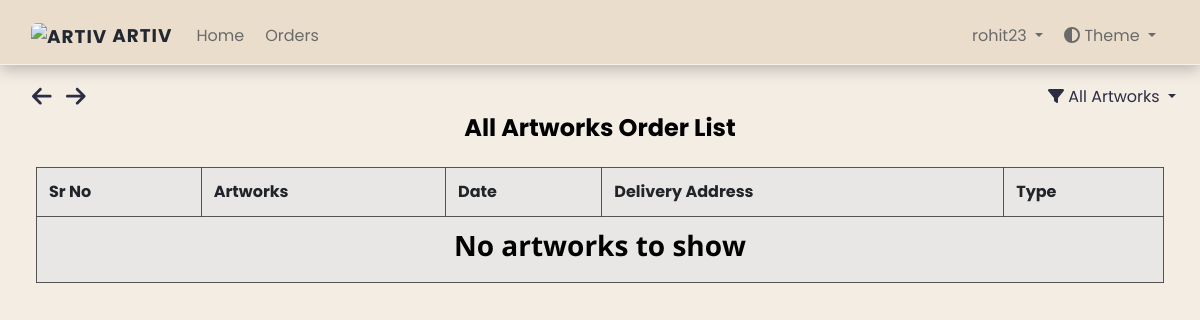
The page /dashboard/order/ (signed in) on the database as committed earlier.
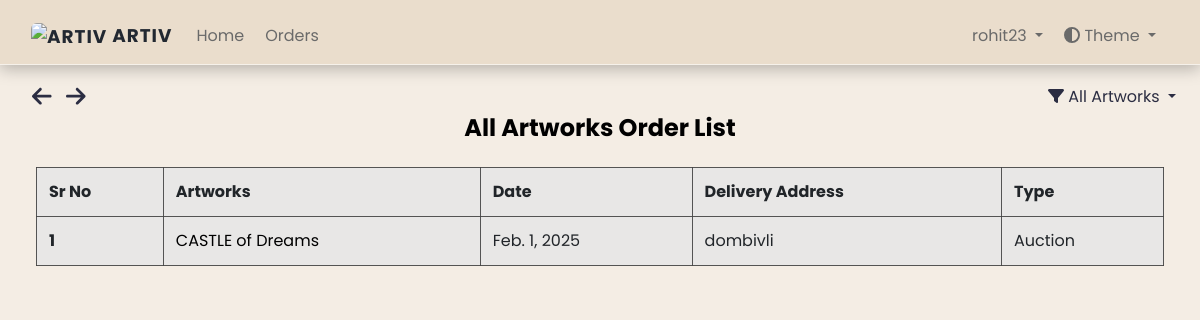
The same page on the database as committed later.
### dashboard/models.py (models this page shows, shortened)
class OrderModel(models.Model):
    user = models.ForeignKey(settings.AUTH_USER_MODEL, on_delete=models.CASCADE)
    product = models.ForeignKey(Artwork, on_delete=models.CASCADE)
    order_date = models.DateField(auto_now_add=True)
    order_qty = models.IntegerField(default=0, null=False)
    delivery_at = models.TextField(default=" ", null=False)
    order_price = models.FloatField(default=0, null=False)

class Artwork(models.Model):
    SALE_TYPE_CHOICES = [
        ("discount", "Discount"),
        ("auction", "Auction"),
    ]
    sale_type = models.CharField(
        max_length=50, choices=SALE_TYPE_CHOICES, default="auction"
    )
    product_id = models.CharField(max_length=255, default="")
    product_name = models.CharField(max_length=255)
    product_price = models.IntegerField(default=0)
    opening_bid = models.IntegerField(default=0, null=True, blank=True)
    product_cat = models.ForeignKey(
        "Catalogue", on_delete=models.CASCADE, null=True, blank=True
    )
    product_qty = models.IntegerField(default=0)
    product_image = models.ImageField(upload_to="arts/")
    dimension_unit = models.CharField(
        max_length=2, choices=[("cm", "Centimeters"), ("ft", "Feet")]
    )
    length_in_centimeters = models.FloatField(default=0, blank=True, null=True)
    width_in_centimeters = models.FloatField(default=0, blank=True, null=True)
    foot = models.FloatField(default=0, blank=True, null=True)
    inches = models.FloatField(default=0, blank=True, null=True)
    created_at = models.DateTimeField(auto_now_add=True)
    end_date = models.DateField(null=True, blank=True, db_index=True)
    user = models.ForeignKey(
        settings.AUTH_USER_MODEL, on_delete=models.CASCADE, null=True, blank=True
    )
    is_sold = models.BooleanField(default=False)
    is_purchased = models.BooleanField(default=False)
    status = models.CharField(
        max_length=50,
        choices=[
            ("active", "Active"),
            ("closed", "Closed"),
            ("waiting_for_response", "Waiting for Response"),
            ("unsold", "Unsold"),
        ],
        default="active",
    )
    response_deadline = models.DateTimeField(blank=True, null=True, db_index=True)
    buyer_response = models.CharField(
        max_length=11,
        choices=[("yes", "Yes"), ("no", "No"), ("no_response", "No Response")],
        default="no_response",
    )
    discounted_price = models.DecimalField(
        max_digits=10, decimal_places=2, null=True, blank=True
    )
    def __str__(self):
        return self.product_name

### dashboard/views.py (the view)
# urls.py: path('order/', views.OrderListView.as_view(), name="order_list"),
class OrderListView(LoginRequiredMixin, ListView):
    model = OrderModel
    template_name = 'dashboard/ordermodel_list.html'
    def get_queryset(self):
        queryset = OrderModel.objects.all()
        if self.request.user.groups.filter(name='SellerGroup').exists():
            queryset = queryset.filter(product__user=self.request.user)
        else:
            queryset = queryset.filter(user=self.request.user)
        filter_param = self.request.GET.get('filter', 'all').lower()
        if filter_param == 'discount':
            queryset = queryset.filter(product__sale_type='discount')
        elif filter_param == 'auction':
            queryset = queryset.filter(product__sale_type='auction')
        return queryset

### art/context_processors.py (called while the page is built)
def catalogue_list(request):
    return {"catalogue_list": Catalogue.objects.all()}

### dashboard/models.py (called while the page is built)
    def __str__(self):
        return self.cat_name

### dashboard/templatetags/auth_extras.py (called while the page is built)
@register.filter(name='has_group')
def has_group(user, group_name):
    group = Group.objects.get(name=group_name)
    return True if group in user.groups.all() else False

### templates/dashboard/ordermodel_list.html (shortened to what this page needs)
{% extends './base.html' %}
{% load static %}
{% block links %}
<link rel="stylesheet" href="{% static 'dashboard/css/ordermodel_list.css' %}">
<link rel="stylesheet" href="https://stackpath.bootstrapcdn.com/bootstrap/4.5.2/css/bootstrap.min.css">
{% endblock %}
{% block content %}
{% include './includes/header.html' %}
{% include "art/arrow_button.html" %}
{% load auth_extras %}
    <div class="app-content pt-3 p-md-3 p-lg-4">
        <div class="button-container">
            <i class="fa-solid fa-arrow-left" style="cursor:pointer; font-size:1.4rem; margin-right:10px" onclick="goBack()"></i>
            <i class="fa-solid fa-arrow-right" style="cursor:pointer; font-size:1.4rem; margin-right:15px" onclick="goForward()"></i>
        </div>
        <br>
        <div class="container-fluid">
            <h1 class="app-page-title" id="pageTitle">Order List</h1>
            <div class="filter-dropdown">
                <div class="dropdown-toggle" style="cursor:pointer;" id="filterDropdown" data-toggle="dropdown" aria-haspopup="true" aria-expanded="false">
                    <i class="fa-solid fa-filter"></i> <span id="selectedFilter">Filter</span>
                </div>
            </div>
        <div class="row g-4 mb-4">
            <div class="table-container">
                <table class="table table-bordered">
                    <thead>
                        <tr>
                            <th scope="col">Sr No</th>
                            <th scope="col">Artworks</th>
                            <th scope="col">Date</th>
                            <th scope="col">Delivery Address</th>
                            {% if request.GET.filter == 'all' or not request.GET.filter %}
                            <th scope="col">Type</th>
                            {% endif %}
                        </tr>
                    </thead>
                    <tbody>
                        {% for order in object_list %}
                        <tr>
                            <th scope="row">{{ forloop.counter }}</th>
                            <td>
                                <a href="#" class="artworks-order" data-toggle="modal" data-target="#productModal{{ order.product.id }}">{{ order.product }}</a>
                            </td>
                            <td>{{ order.order_date }}</td>
                            <td>{{ order.delivery_at }}</td>
                            {% if request.GET.filter == 'all' or not request.GET.filter %}
                            <td>
                            {% if order.product.sale_type == 'discount' %}
                                Discount
                            {% elif order.product.sale_type == 'auction' %}
                                Auction
                            {% else %}
                                Unknown
                            {% endif %}
                            </td>
                            {% endif %}
                        </tr>
                        {% empty %}
                        <tr>
                            <td colspan="7" class="text-center">
                                <h3 class="open-sans-empty">No artworks to show</h3>
                            </td>
                        </tr>
                        {% endfor %}
                    </tbody>
                </table>
            </div>
        </div>
        </div>
    </div>
{% endblock %}

Rows that differ between the two databases and show on the page:
added OrderModel: product "CASTLE of Dreams", order_date "Feb. 1, 2025", delivery_at "dombivli", shows "Auction"
Other text that changed with them:
text no longer shown: "No artworks to show"
